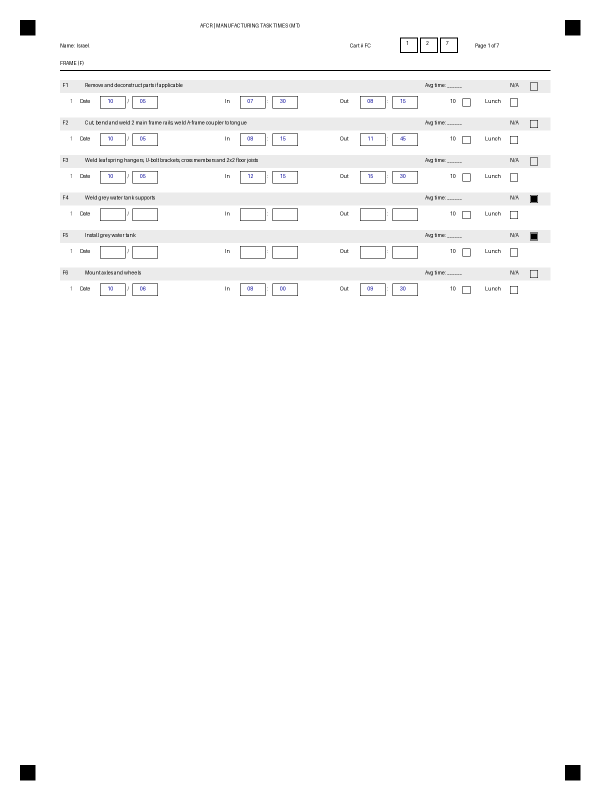
#> input picture test_mt_p1.png, 1200 x 1600 px (shown at 1/2 size)
$ python -i ocr_engine.py   (imports and definitions only)
#> lines starting #> are read from the running program, lines starting #| are printed output that depends on the picture; after the words box and inside, x2 and y2 are one past the last pixel; in counts of white or black regions, pixels touching at a corner belong together
### config.py
import os
import sys
from pathlib import Path

# Base directory
BASE_DIR = Path(__file__).resolve().parent

def get_desktop_dir() -> Path:
    """
    Finds the active user Desktop path across Windows (including OneDrive Desktop),
    macOS, and Linux.
    """
    if sys.platform == "win32":
        # Check Windows registry for redirected Desktop (e.g. OneDrive)
        try:
            import winreg
            key = winreg.OpenKey(
                winreg.HKEY_CURRENT_USER,
                r"Software\Microsoft\Windows\CurrentVersion\Explorer\User Shell Folders"
            )
            desktop_val, _ = winreg.QueryValueEx(key, "Desktop")
            expanded = Path(os.path.expandvars(desktop_val))
            if expanded.exists():
                return expanded
        except Exception:
            pass

        # Check common OneDrive path
        try:
            onedrive_desktop = Path.home() / "OneDrive" / "Desktop"
            if onedrive_desktop.exists():
                return onedrive_desktop
        except Exception:
            pass

    # Fallback to standard Desktop
    try:
        standard = Path.home() / "Desktop"
        if standard.exists():
            return standard
    except Exception:
        pass

    try:
        user_home = Path.home()
        if user_home.exists():
            return user_home
    except Exception:
        pass

    return BASE_DIR

# Manager Desktop Scans folder
DESKTOP_DIR = get_desktop_dir()
SCANS_DIR = DESKTOP_DIR / "AFCR_Scans"
IMAGES_DIR = SCANS_DIR / "Images"
EXPORTS_DIR = SCANS_DIR / "Exports"

# Ensure target directories exist safely
for directory in [SCANS_DIR, IMAGES_DIR, EXPORTS_DIR]:
    try:
        directory.mkdir(parents=True, exist_ok=True)
    except Exception:
        pass

# File paths for spreadsheet logs
EXCEL_LOG_PATH = SCANS_DIR / "afcr_timesheet_log.xlsx"
CSV_LOG_PATH = SCANS_DIR / "afcr_timesheet_log.csv"
EXCEL_FC_WORKBOOK_PATH = SCANS_DIR / "FC TIMES_ FC121-130.xlsx"
TEMPLATE_WORKBOOK_PATH = BASE_DIR / "FC TIMES_ FC121-130 (1).xlsx"
GOOGLE_CREDENTIALS_PATH = BASE_DIR / "google_credentials.json"
OAUTH_TOKEN_PATH = BASE_DIR / "oauth_token.json"
OAUTH_CLIENT_SECRETS_PATH = BASE_DIR / "oauth_client_secrets.json"
SETTINGS_FILE = BASE_DIR / "settings.json"
LOCAL_SETTINGS_FILE = BASE_DIR / "settings.local.json"
CONFIG_FILE = BASE_DIR / "config.json"
CODES_FILE = BASE_DIR / "codes.json"

# Server configuration
DEFAULT_PORT = 5000
DEFAULT_HOST = "0.0.0.0"

DEFAULT_CART_TABS = [
    "FC121", "FC122", "FC123", "FC124", "FC125",
    "FC126", "FC127", "FC128", "FC129", "FC130",
    "FC110", "FC119", "Shop"
]

DEFAULT_WORKER_ROSTER = [
    "Elijah", "Dale", "Kelly", "Israel", "Dani", "Chico", "Clark",
    "Jonathan", "Francisco", "Cini Escobar", "Carlos", "Salvador",
    "Ramon", "Sam", "Mario", "Antonio"
]

# [129 lines left out: functions get_settings, save_settings, get_codes_db, save_codes_db, get_cart_tabs, save_cart_tabs and 2 more, not called in this run]

### ocr_engine.py
import os
import re
import cv2
import base64
import io
import requests
import numpy as np
from PIL import Image, ImageOps
from rapidocr_onnxruntime import RapidOCR
from pathlib import Path
from datetime import datetime
import difflib
import json
import config

_ocr_engine = None

def get_worker_roster() -> list:
    """Returns the dynamically configured AFCR worker roster from config."""
    return config.get_worker_roster()

# [5 lines left out: function get_ocr_engine, not called in this run]

def preprocess_image(image_path: str):
    """Loads, warps, and optimizes timesheet scan for handwriting OCR."""
#> called with image_path = 'test_mt_p1.png'
    pil_img = Image.open(image_path)
#> pil_img is the input picture: PIL image 1200x1600 RGB; mean R, G, B 250.8, 250.8, 250.8
    try:
        pil_img = ImageOps.exif_transpose(pil_img)
    except Exception:
        pass

    cv_img = cv2.cvtColor(np.array(pil_img), cv2.COLOR_RGB2BGR)
    cv_img = apply_perspective_warp(cv_img)

    gray = cv2.cvtColor(cv_img, cv2.COLOR_BGR2GRAY)
    blurred = cv2.GaussianBlur(gray, (0, 0), 3)
    sharpened = cv2.addWeighted(gray, 1.5, blurred, -0.5, 0)

    clahe = cv2.createCLAHE(clipLimit=2.0, tileGridSize=(8, 8))
    enhanced = clahe.apply(sharpened)

    return enhanced, cv_img


# [9 lines left out: function order_points, not called in this run]

def apply_perspective_warp(cv_img):
    gray = cv2.cvtColor(cv_img, cv2.COLOR_BGR2GRAY)
    blurred = cv2.GaussianBlur(gray, (5, 5), 0)
    edged = cv2.Canny(blurred, 75, 200)
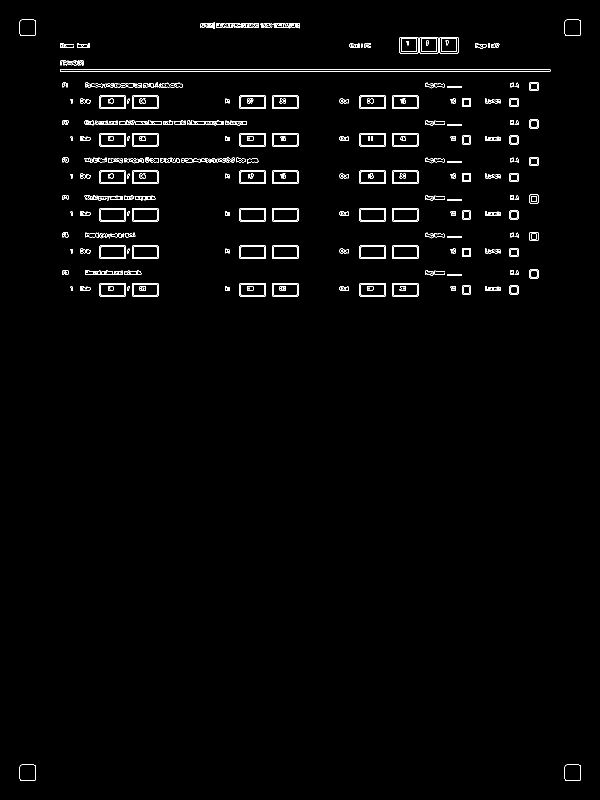
#> edged: shape (1600, 1200) (shown at 1/2 size); 1.4% white in thin lines or dots, all inside (x1, y1, x2, y2) = (39, 39, 1161, 1561)
    cnts, _ = cv2.findContours(edged.copy(), cv2.RETR_LIST, cv2.CHAIN_APPROX_SIMPLE)
#> cnts = 808 contours, 294 with area under 20; largest, box (x1, y1, x2, y2) and area: (120, 139, 1101, 143) 2940, (120, 139, 1101, 143) 2938, (784, 566, 837, 593) 1350, (719, 566, 772, 593) 1350, (544, 566, 597, 593) 1350
    cnts = sorted(cnts, key=cv2.contourArea, reverse=True)[:5]
#> cnts = 5 contours; box (x1, y1, x2, y2) and area: (120, 139, 1101, 143) 2940, (120, 139, 1101, 143) 2938, (784, 566, 837, 593) 1350, (719, 566, 772, 593) 1350, (544, 566, 597, 593) 1350

    screenCnt = None
    for c in cnts:
        peri = cv2.arcLength(c, True)
        approx = cv2.approxPolyDP(c, 0.02 * peri, True)
        if len(approx) == 4:
            screenCnt = approx
            break
#> this loop made 3 passes
#> (peri, screenCnt) on pass 3: (153.7, [[784, 567], [785, 592], [836, 591], [835, 566]])
#> (c, peri, approx) on pass 1: ([[120, 139], [120, 142], [1100, 142], [1100, 139]], 1966, [[120, 139], [1100, 142]])

    if screenCnt is not None and cv2.contourArea(screenCnt) > 0.05 * (cv_img.shape[0] * cv_img.shape[1]):
        rect = order_points(screenCnt.reshape(4, 2))
        (tl, tr, br, bl) = rect
        widthA = np.sqrt(((br[0] - bl[0]) ** 2) + ((br[1] - bl[1]) ** 2))
        widthB = np.sqrt(((tr[0] - tl[0]) ** 2) + ((tr[1] - tl[1]) ** 2))
        maxWidth = max(int(widthA), int(widthB))
        heightA = np.sqrt(((tr[0] - br[0]) ** 2) + ((tr[1] - br[1]) ** 2))
        heightB = np.sqrt(((tl[0] - bl[0]) ** 2) + ((tl[1] - bl[1]) ** 2))
        maxHeight = max(int(heightA), int(heightB))
        dst = np.array([
            [0, 0],
            [maxWidth - 1, 0],
            [maxWidth - 1, maxHeight - 1],
            [0, maxHeight - 1]], dtype="float32")
        M = cv2.getPerspectiveTransform(rect, dst)
        return cv2.warpPerspective(cv_img, M, (maxWidth, maxHeight))
    return cv_img

# [334 lines left out: functions find_vertical_lines, detect_checkboxes, clean_ocr_time_token, parse_workday_time, parse_time_minutes, calculate_time_duration and 3 more, not called in this run]

PAGE_CODES = {
    1: [f"F{i}" for i in range(1, 14)],
    2: [f"S{i}" for i in range(1, 16)],
    3: [f"I{i}" for i in range(1, 6)] + [f"R{i}" for i in range(1, 7)] + ["I6", "I7"],
    4: [f"I{i}" for i in range(8, 12)] + [f"H{i}" for i in range(1, 10)] + ["P1"],
    5: [f"P{i}" for i in range(2, 10)] + [f"E{i}" for i in range(1, 7)],
    6: [f"E{i}" for i in range(7, 12)] + [f"G{i}" for i in range(1, 8)] + ["X1", "X2"],
    7: [f"X{i}" for i in range(3, 9)] + [f"L{i}" for i in range(1, 8)]
}

# [949 lines left out: functions clean_ocr_digits, extract_cart_from_header, parse_mt_document_ocr, _process_document_ocr_local, process_gemini_vision_ocr, process_document_ocr, not called in this run]

>>> result = preprocess_image('test_mt_p1.png')
